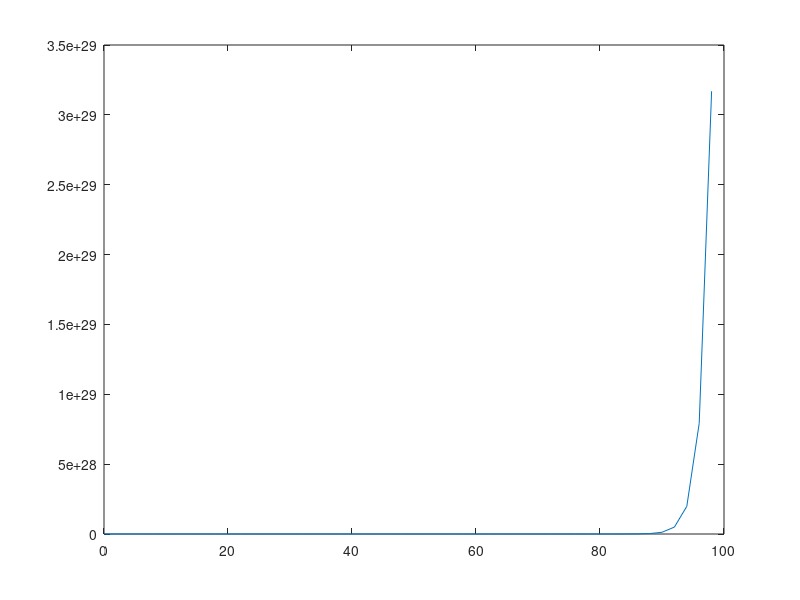

MATLAB code for this plot:
% CS1675 - Machine Learning
% Homework 1
% Recitation Friday 1pm
%
% Alessio Mazzone
% ALM388
%%%%%%%%%%%%%%%%%%%%%%%%%%%%%%

% Clear command window
clc

% 1. 
% Generate a 1000000x1 (one million by one) vector of random numbers from 
% a Gaussian (normal) distribution with mean of 0 and standard deviation of 5. 
% Use Matlab's randn function.
%%%%%%%%%%%%%%%%%%%%%%%%%%%%%%%%%%%%%%%%%%%%%%%%%%%%%%%%%%%%%%%%%%%%%%%%%%%%%%%
stdDev = 5;
avg = 0;
randNums = stdDev.*randn(1000000, 1) + avg;

% Verify that mean ~ 0 and standard deviation ~ 5
statistics = [mean(randNums) std(randNums)];



% 2. 
% Add 1 to every value in the previous list, by using a loop. To determine 
% how many times to loop, use Matlab's size function. Time this operation and 
% print the number in the code. (Use Matlab's documentation to find out how 
% to time operations.)
%%%%%%%%%%%%%%%%%%%%%%%%%%%%%%%%%%%%%%%%%%%%%%%%%%%%%%%%%%%%%%%%%%%%%%%%%%%%%%%

% Initialize new array
randNums_plus_one = zeros(size(randNums));

% Get initial cpu time
initial_time = cputime;

% # size(array, 1) gets number of rows in vector randNums 
for i = 1:size(randNums, 1)
    randNums_plus_one(i) = randNums(i) + 1;
end

% Get total time elapsed
total_time = cputime - initial_time;

disp(['Total time with loop: ', num2str(total_time), ' seconds.'])



% 3. 
% Now add 1 to every value in the original random vector, without using a loop. 
% Time this operation, print the time and write it down. Use a different way to 
% print the number than the method you used above. (See ways to print numbers 
% at the beginning of the Matlab tutorial script.)
%%%%%%%%%%%%%%%%%%%%%%%%%%%%%%%%%%%%%%%%%%%%%%%%%%%%%%%%%%%%%%%%%%%%%%%%%%%%%%%

% Get initial cpu time
initial_time = cputime;

randNums_plus_one_again = 1.+randNums;

% Get total time elapsed
total_time = cputime - initial_time;

fprintf('Total time without loop: %.2f seconds.\n', total_time)



% 4. 
% Plot the exponential function 2.^x, for non-negative even values of x smaller 
% than 100, without using loops.
%%%%%%%%%%%%%%%%%%%%%%%%%%%%%%%%%%%%%%%%%%%%%%%%%%%%%%%%%%%%%%%%%%%%%%%%%%%%%%%
x_values = 0:2:99;
y_values = 2.^x_values;
plot(x_values,y_values)


% 5.
% [4 pts] Create two matrices A and B which, when added together, result in 
% a 10x10 matrix C containing all numbers from 1 to 100. In other words,   
% when I add A and B and convert the result to vector form, I should get a 
% vector containing all numbers from 1 to 100. In code, C = A + B;
% assert(all(C(:) == (1:100)') == 1); Each matrix should only be created with 
% a single command (no loops).
A = reshape(0:99, 10, 10);
B = ones(10, 10);
C = A + B;
assert(all(C(:) == (1:100)') == 1);







